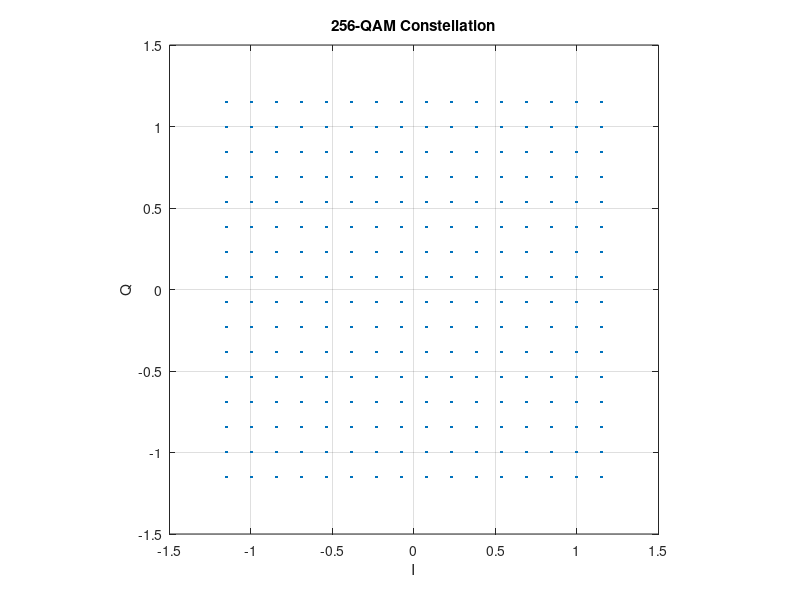
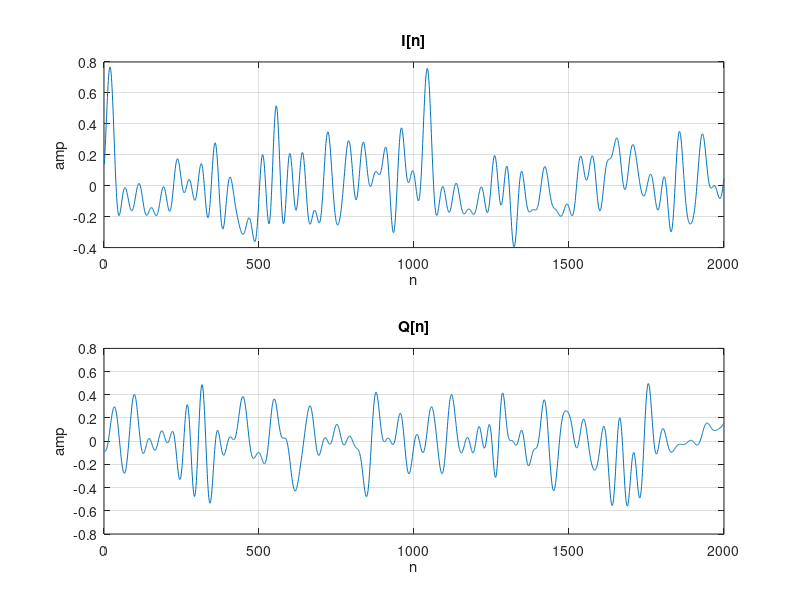

Write the MATLAB code that produced these figures, in order. (Note: this script raises an error after producing the figures.)
%% ============================================================
% stage1_ofdm_qam_to_coe_lp_dsm_input_256qam.m
% Stage-1: bits -> OFDM-256QAM baseband IQ
%        -> interpolation (OSR) -> fixed-point (Q1.15)
%        -> export Vivado .coe for I/Q ROM (dual-path LPDSM input)
%
% NOTE: This is a 256QAM-specific variant. It keeps the same interface
% and meta fields as stage1_ofdm_qam_to_coe_lp_dsm_input_v3.m.
%% ============================================================

function [fnameI, fnameQ, metaFile] = stage1_ofdm_qam_to_coe_lp_dsm_input_256qam(OSR, ROM_DEPTH, enable_edge_taper)
% Usage:
% [fi,fq,meta] = stage1_ofdm_qam_to_coe_lp_dsm_input_256qam(32,65536,false);

if nargin<1, OSR = 16; end
if nargin<2, ROM_DEPTH = 65536; end
if nargin<3, enable_edge_taper = false; end

clc; close all;
rng(1);

%% -----------------------------
% 1. Communication / System Parameters
% -----------------------------
M = 256;                 % 256-QAM
k = log2(M);
Nfft = 64;
Ncp  = 16;
Nsym = 500;

Delta_f = 15e3;
Fs_bb   = Nfft * Delta_f;
Fs_dsm  = Fs_bb * OSR;

active_bins = [-26:-1, 1:26];
used_sc = zeros(1, numel(active_bins));
for scIdx = 1:numel(active_bins)
    b = active_bins(scIdx);
    if b == 0
        used_sc(scIdx) = 1;
    elseif b > 0
        used_sc(scIdx) = b + 1;
    else
        used_sc(scIdx) = Nfft + b + 1;
    end
end
Nused = numel(used_sc);

W = 16;
scale = 2^(W-1)-1;

fprintf('Generate %d-QAM OFDM IQ (NR-like), Nfft=%d, Ncp=%d, Nsym=%d\n', M, Nfft, Ncp, Nsym);
fprintf('Fs_bb = %.3f MHz, OSR=%d => Fs_dsm = %.3f MHz\n', Fs_bb/1e6, OSR, Fs_dsm/1e6);
fprintf('Active subcarriers: %d\n', Nused);

%% -----------------------------
% 2. Bits -> QAM
% -----------------------------
Nb = Nsym * Nused * k;
bits = randi([0 1], Nb, 1);

qam_data = qammod_local_gray(bits, M);
qam_data = reshape(qam_data, Nused, Nsym);

figure('Name','256-QAM Constellation');
plot(qam_data(:), '.'); grid on; axis square;
title('256-QAM Constellation'); xlabel('I'); ylabel('Q');

%% -----------------------------
% 3. OFDM (freq->time), DC null + guards
% -----------------------------
Xk = zeros(Nfft, Nsym);
Xk(used_sc, :) = qam_data;

ofdm_td = ifft(Xk, Nfft, 1);
ofdm_cp = [ofdm_td(end-Ncp+1:end, :); ofdm_td];

% Optional edge taper (WOLA-like)
if enable_edge_taper
    L = Nfft+Ncp;
    Nt = min(8, floor(L/8));
    w = ones(L,1);
    r = (0:Nt-1)'/Nt;
    taper = 0.5*(1-cos(pi*r));
    w(1:Nt) = taper;
    w(end-Nt+1:end) = flipud(taper);
    ofdm_cp = ofdm_cp .* w;
end

x_bb = ofdm_cp(:);
fprintf('Baseband IQ length = %d samples\n', length(x_bb));

x_bb = x_bb / rms(x_bb);
papr_bb = 10*log10(max(abs(x_bb).^2) / mean(abs(x_bb).^2));
fprintf('Baseband PAPR = %.2f dB (RMS-normalized)\n', papr_bb);

%% -----------------------------
% 4. Interpolation to Fs_dsm
% -----------------------------
use_resample = (exist('resample', 'file') == 2);
if use_resample
    try
        x_os = resample(x_bb, OSR, 1);
    catch
        use_resample = false;
    end
end
if ~use_resample
    x_up = upsample(x_bb, OSR);
    Nfir = 256;
    fc = 0.45/OSR;
    h = fir1(Nfir, fc);
    x_os = filter(h, 1, x_up);
    gd = floor(Nfir/2);
    x_os = x_os(gd+1:end);
end

fprintf('Interpolated IQ length = %d samples\n', length(x_os));
x_os = x_os / rms(x_os);

clip_val = 0.999;
headroom = 0.95;
max_iq = max(abs([real(x_os); imag(x_os)]));
A_auto = headroom * clip_val / max_iq;

A = min(A_auto, 0.35);
x_os = A * x_os;

max_iq_scaled = max(abs([real(x_os); imag(x_os)]));
fprintf('Auto A = %.4f (max|I,Q| after scaling = %.4f)\n', A, max_iq_scaled);

papr_os = 10*log10(max(abs(x_os).^2) / mean(abs(x_os).^2));
fprintf('Interpolated PAPR = %.2f dB\n', papr_os);

%% -----------------------------
% 5. Fixed-point quantization (Q1.15)
% -----------------------------
I0 = real(x_os); Q0 = imag(x_os);
I = max(min(I0, clip_val), -clip_val);
Q = max(min(Q0, clip_val), -clip_val);

I_q = int16(round(I * scale));
Q_q = int16(round(Q * scale));
fprintf('I_q range: [%d, %d]\n', min(I_q), max(I_q));
fprintf('Q_q range: [%d, %d]\n', min(Q_q), max(Q_q));

%% -----------------------------
% 6. Fit to ROM depth
% -----------------------------
fit_mode = 'truncate';
I_rom = fit_to_depth_v2(I_q, ROM_DEPTH, fit_mode);
Q_rom = fit_to_depth_v2(Q_q, ROM_DEPTH, fit_mode);
fprintf('ROM depth = %d samples (mode=%s)\n', ROM_DEPTH, fit_mode);

%% -----------------------------
% 7. Export COE + save meta
% -----------------------------
root_dir = fileparts(mfilename('fullpath'));
out_coe  = fullfile(root_dir,'coe');
out_meta = fullfile(root_dir,'meta');
if ~exist(out_coe,'dir'), mkdir(out_coe); end
if ~exist(out_meta,'dir'), mkdir(out_meta); end

tag = sprintf('M%d_Nfft%d_Ncp%d_Nsym%d_OSR%d_W%d_DEPTH%d', M,Nfft,Ncp,Nsym,OSR,W,ROM_DEPTH);
fnameI = fullfile(out_coe,  ['I_' tag '.coe']);
fnameQ = fullfile(out_coe,  ['Q_' tag '.coe']);
metaFile = fullfile(out_meta, ['stage1_meta_' tag '.mat']);

out_signals = fullfile(root_dir,'signals');
if ~exist(out_signals,'dir'), mkdir(out_signals); end

signals = struct();
signals.bits = bits;
signals.qam_data = qam_data;
signals.ofdm_cp = ofdm_cp;
signals.x_bb = x_bb;
signals.x_os = x_os;
signals.I_q = I_q;
signals.Q_q = Q_q;
signals.I_rom = I_rom;
signals.Q_rom = Q_rom;
signals.OSR = OSR;
signals.Fs_bb = Fs_bb;
signals.Fs_dsm = Fs_dsm;

save(fullfile(out_signals, ['stage1_signals_' tag '.mat']), 'signals');
fprintf('Intermediate signals saved: stage1_signals_%s.mat\n', tag);

write_coe_int16_hex(fnameI, I_rom);
write_coe_int16_hex(fnameQ, Q_rom);

meta = struct();
meta.M=M; meta.Nfft=Nfft; meta.Ncp=Ncp; meta.Nsym=Nsym;
meta.Delta_f=Delta_f; meta.Fs_bb=Fs_bb; meta.OSR=OSR; meta.Fs_dsm=Fs_dsm;
meta.active_bins=active_bins; meta.Nused=Nused; meta.A=A;
meta.W=W; meta.ROM_DEPTH=ROM_DEPTH; meta.fit_mode=fit_mode;
meta.enable_edge_taper=enable_edge_taper;
save(metaFile, 'meta');

fprintf('COE exported:\n  %s\n  %s\n', fnameI, fnameQ);
fprintf('Meta saved: stage1_meta_%s.mat\n', tag);

%% -----------------------------
% 8. Quick plots
% -----------------------------
Ns_view = min(2000, length(x_os));
figure('Name','Interpolated IQ (Time Domain)');
subplot(2,1,1); plot(real(x_os(1:Ns_view))); grid on; title('I[n]'); xlabel('n'); ylabel('amp');
subplot(2,1,2); plot(imag(x_os(1:Ns_view))); grid on; title('Q[n]'); xlabel('n'); ylabel('amp');

Nfft_psd = 4096;
[PSD,f] = pwelch(x_os, hamming(1024), 512, Nfft_psd, Fs_dsm, 'centered');
figure('Name','PSD (Interpolated IQ)');
plot(f/1e6, 10*log10(PSD+eps), 'LineWidth', 1.2);
grid on; xlabel('Frequency (MHz)'); ylabel('PSD (dB/Hz)');
title('Baseband PSD (after interpolation)');

fprintf('Stage-1 done.\n');

%% ===================== Helpers =====================

function s = qammod_local_gray(bits, M)
    k = log2(M);
    if mod(numel(bits), k) ~= 0, error('bits length must be multiple of log2(M)'); end
    L = sqrt(M);
    if abs(L - round(L)) > eps, error('Only square QAM supported'); end
    L = round(L);
    k2 = k/2;

    b = reshape(bits(:), k, []).';
    bi = b(:,1:k2);
    bq = b(:,k2+1:k);

    % Gray -> binary index
    idxI = gray_to_bin(bi);
    idxQ = gray_to_bin(bq);

    % Map to PAM levels: -(L-1), ..., +(L-1) step 2
    levels = -(L-1):2:(L-1);
    xi = levels(idxI+1);
    xq = levels(idxQ+1);

    sc = sqrt((2/3)*(M-1));
    s = (xi + 1i*xq) / sc;
end

function idx = gray_to_bin(b)
    % b: [N x k] Gray-coded bits, MSB first
    k = size(b,2);
    bin = zeros(size(b));
    bin(:,1) = b(:,1);
    for bitIdx = 2:k
        bin(:,bitIdx) = xor(bin(:,bitIdx-1), b(:,bitIdx));
    end
    % binary to integer
    idx = zeros(size(b,1),1);
    for bitIdx = 1:k
        idx = idx + bin(:,bitIdx) * 2^(k-bitIdx);
    end
end

function y = fit_to_depth_v2(x, depth, mode)
    x = x(:);
    if numel(x) >= depth
        y = x(1:depth);
        return;
    end

    switch lower(mode)
        case 'truncate'
            y = [x; zeros(depth-numel(x),1,'like',x)];
        case 'repeat_crossfade'
            rep = ceil(depth/numel(x));
            z = repmat(x, rep, 1);
            z = z(1:depth);

            Lxf = min(64, floor(numel(x)/8));
            if Lxf > 4
                w = linspace(0,1,Lxf).';
                for kk = numel(x):numel(x):depth-Lxf
                    a = z(kk-Lxf+1:kk);
                    b = z(kk+1:kk+Lxf);
                    z(kk-Lxf+1:kk) = int16(round((1-w).*double(a) + w.*double(b)));
                end
            end
            y = z;
        otherwise
            error('Unknown fit mode');
    end
end

function write_coe_int16_hex(filename, x_int16)
    fid = fopen(filename, 'w');
    if fid < 0, error('Cannot open file: %s', filename); end
    fprintf(fid, 'memory_initialization_radix=16;\n');
    fprintf(fid, 'memory_initialization_vector=\n');
    u = typecast(int16(x_int16(:)), 'uint16');
    for i = 1:numel(u)
        if i < numel(u), fprintf(fid, '%04X,\n', u(i));
        else,            fprintf(fid, '%04X;\n', u(i));
        end
    end
    fclose(fid);
end
end
